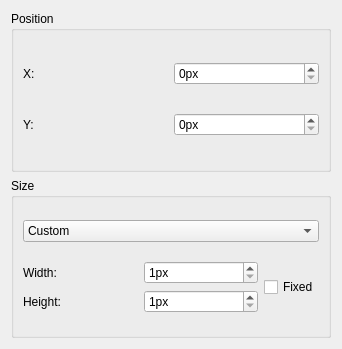
<?xml version="1.0" encoding="UTF-8"?>
<ui version="4.0">
 <class>CropForm</class>
 <widget class="QWidget" name="CropForm">
  <property name="geometry">
   <rect>
    <x>0</x>
    <y>0</y>
    <width>342</width>
    <height>349</height>
   </rect>
  </property>
  <property name="sizePolicy">
   <sizepolicy hsizetype="Preferred" vsizetype="Fixed">
    <horstretch>0</horstretch>
    <verstretch>0</verstretch>
   </sizepolicy>
  </property>
  <property name="minimumSize">
   <size>
    <width>0</width>
    <height>0</height>
   </size>
  </property>
  <property name="maximumSize">
   <size>
    <width>16777215</width>
    <height>16777215</height>
   </size>
  </property>
  <property name="windowTitle">
   <string notr="true">Form</string>
  </property>
  <layout class="QVBoxLayout" name="verticalLayout">
   <item>
    <widget class="QGroupBox" name="groupBox_3">
     <property name="title">
      <string>Position</string>
     </property>
     <layout class="QVBoxLayout" name="verticalLayout_7">
      <item>
       <layout class="QHBoxLayout" name="horizontalLayout_10">
        <item>
         <widget class="QLabel" name="label_7">
          <property name="text">
           <string>X:</string>
          </property>
         </widget>
        </item>
        <item>
         <widget class="QSpinBox" name="xEdit">
          <property name="suffix">
           <string>px</string>
          </property>
         </widget>
        </item>
       </layout>
      </item>
      <item>
       <layout class="QHBoxLayout" name="horizontalLayout_9">
        <item>
         <widget class="QLabel" name="label_8">
          <property name="text">
           <string>Y:</string>
          </property>
         </widget>
        </item>
        <item>
         <widget class="QSpinBox" name="yEdit">
          <property name="suffix">
           <string>px</string>
          </property>
         </widget>
        </item>
       </layout>
      </item>
     </layout>
    </widget>
   </item>
   <item>
    <widget class="QGroupBox" name="groupBox_2">
     <property name="title">
      <string>Size</string>
     </property>
     <layout class="QVBoxLayout" name="verticalLayout_4">
      <item>
       <widget class="QComboBox" name="comboBuiltinRatio">
        <item>
         <property name="text">
          <string>Custom</string>
         </property>
        </item>
        <item>
         <property name="text">
          <string notr="true">1:1</string>
         </property>
        </item>
        <item>
         <property name="text">
          <string notr="true">3:2</string>
         </property>
        </item>
        <item>
         <property name="text">
          <string notr="true">4:3</string>
         </property>
        </item>
        <item>
         <property name="text">
          <string notr="true">16:9</string>
         </property>
        </item>
       </widget>
      </item>
      <item>
       <layout class="QHBoxLayout" name="horizontalLayout_5" stretch="1,0">
        <item>
         <layout class="QVBoxLayout" name="verticalLayout_5">
          <item>
           <layout class="QHBoxLayout" name="horizontalLayout_7">
            <item>
             <widget class="QLabel" name="label_4">
              <property name="text">
               <string>Width:</string>
              </property>
             </widget>
            </item>
            <item>
             <widget class="QSpinBox" name="widthEdit">
              <property name="suffix">
               <string>px</string>
              </property>
              <property name="minimum">
               <number>1</number>
              </property>
              <property name="maximum">
               <number>99</number>
              </property>
             </widget>
            </item>
           </layout>
          </item>
          <item>
           <layout class="QHBoxLayout" name="horizontalLayout_8">
            <item>
             <widget class="QLabel" name="label_5">
              <property name="text">
               <string>Height:</string>
              </property>
             </widget>
            </item>
            <item>
             <widget class="QSpinBox" name="heightEdit">
              <property name="suffix">
               <string>px</string>
              </property>
              <property name="prefix">
               <string/>
              </property>
              <property name="minimum">
               <number>1</number>
              </property>
              <property name="maximum">
               <number>99</number>
              </property>
             </widget>
            </item>
           </layout>
          </item>
         </layout>
        </item>
        <item>
         <widget class="QCheckBox" name="fixedCheckBox">
          <property name="text">
           <string>Fixed</string>
          </property>
         </widget>
        </item>
       </layout>
      </item>
     </layout>
    </widget>
   </item>
  </layout>
 </widget>
 <resources/>
 <connections/>
</ui>
